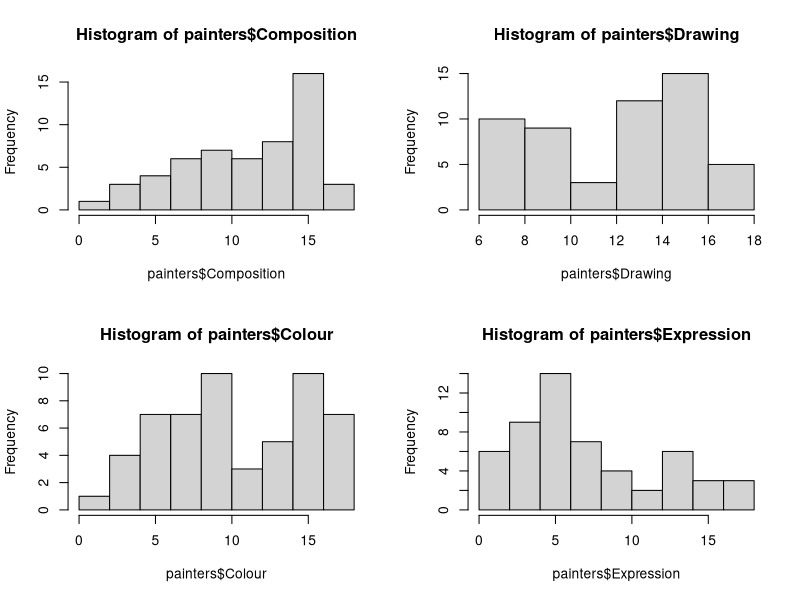

Write the R code that produced this figure. (Note: this script raises an error after producing the figure.)
library(MASS)
print('_________________Q1_________________')
#L'instruction suivante nous permet de diviser la fenêtre d'affichage des graphes en quatre case
par(mfrow = c(2 , 2))
#Chacune des 4 instructions suivantes va nous permettre d'afficher l'histogramme des notes de chaque critère
hist(painters$Composition)
hist(painters$Drawing)
hist(painters$Colour)
hist(painters$Expression)
print('_________________Q2_________________')
(moyenne <- (painters$Composition + painters$Drawing + painters$Colour + painters$Expression) / 4)
print('_________________Q3_________________')
sum(moyenne) / length(moyenne)
(Var <- sum(moyenne^2) / length(moyenne) - Moy^2)
#ou Var <- sum((moyenne - Moy)^2) / length(moyenne)
(Ecart <- sqrt(Var))
mean(moyenne)
var(moyenne)
sd(moyenne)
# on voit ici que la varriance calculée par la fonction var est différente de la variance que nous avons calculé
# ceci est dû au fait que la fonction var donne la variance empirique corrigée et donc il suffit de divisier par n-1 au lieu de n
sum((moyenne - Moy)^2) / (length(moyenne) - 1)
print('_________________Q4_________________')
par(mfrow = c(1 , 1))
hist(moyenne)
print('_________________Q5_________________')
1 - pnorm(-2)
#pour la deuxième question on peut transformer notre variable en une variable centrée réduite.
pnorm(4/3)
#on peut aussi préciser la moyenne et l'écart type directement en argument 
pnorm(39 , mean = 35 , sd = 3)
pnorm(53 , mean = 35 , sd = 3) - pnorm(37 , mean = 35 , sd = 3)
# ici c'est la loi binomiale 15 étantle nombre de lancer total et 0.5 la probabilité d'avoir pile en un seul lancer
dbinom(9 , 15 , 0.5)
1 - pbinom(9 , 15 , 0.5)# ou sum(dbinom(10:15 , 15 , 0.5))
1 - pbinom(8 , 15 , 0.5)
1 - pbinom(9 , 15 , 0.5)
pbinom(13 , 15 , 0.8) - pbinom(8 , 15 , 0.8)
print('_________________Q6_________________')
alpha <- c(0.05 , 0.1 , 0.9)
qnorm(alpha)
qchisq(alpha , 10)
qt(alpha , 5)
qf(alpha , 2 , 5)
print('_________________Q7_________________')
dloi <- function(x , b){
  d <- 2*x/b^2
  d[x < 0] <- 0
  d[x > b] <- 0
  return(d)
}
print('_________________Q8_________________')
dloi(-1:5 , 3)
print('_________________Q9_________________')
ploi <- function(x , b){
  p <- x^2/b^2
  p[x < 0] <- 0
  p[x > b] <- 1
  return(p)
}
print('_________________Q10_________________')
par(mfrow=c(1,2))
curve( dloi(x, 3) , from = -5 , to = 5 )
curve( ploi(x, 3) , from = -5 , to = 5 )
print('_________________Q11_________________')
qloi <- function(alpha , b){
  q <- b * sqrt(alpha)
  q[alpha == 0] <- 0
  q[alpha == 1] <- b
  return(q)
}
print('_________________Q12_________________')
rloi <- function(n , b){
  r <- qloi(runif(n) , b)
  return(r)
}
print('_________________Q13_________________')
par(mfrow = c(2, 2))
for (n in c(10 , 100 , 1000 , 10000)){
  hist(rloi(n , 3) , freq = FALSE)
  curve(dloi(x, 3), add = TRUE , col = "red")
  title(n)
}
#freq = FALSE nous permet de faire un histogramme de densité et non pas de fréquence
#add = TRUE nous permet de mettre la densité de notre loi dans le même graphe 
